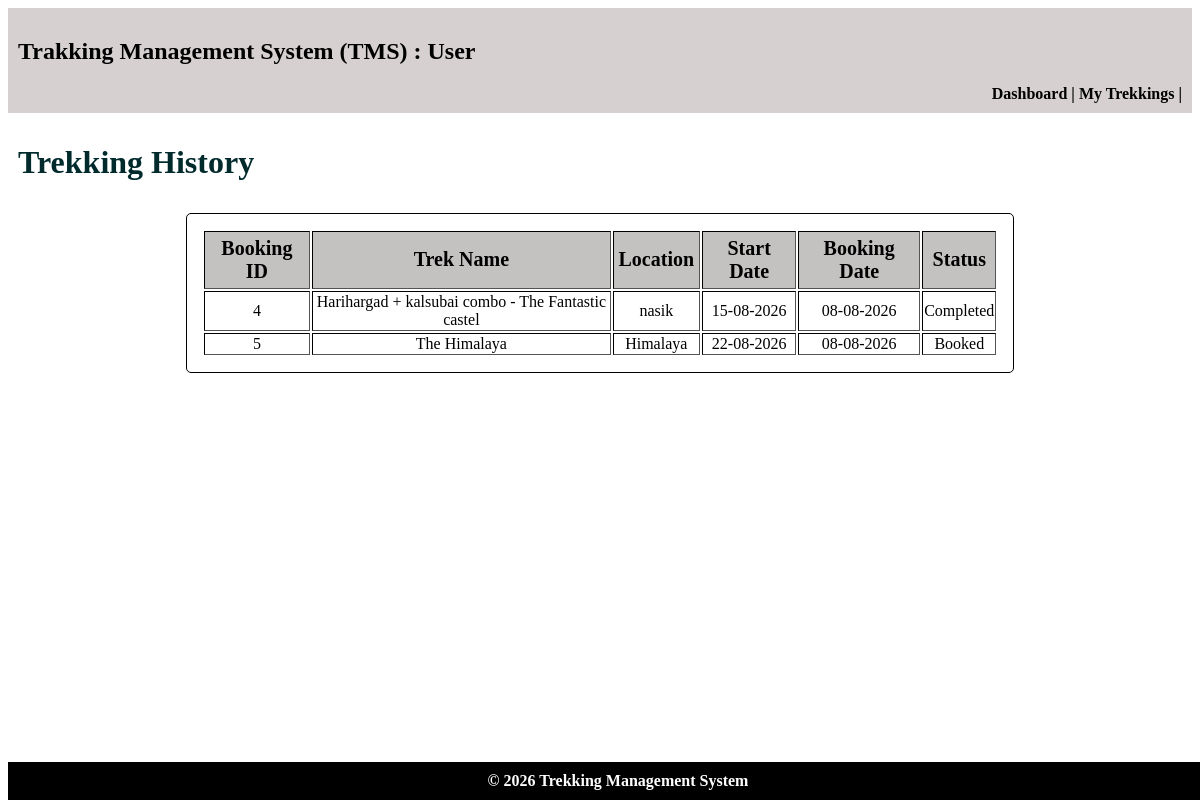
The page /user/history/6 on the database as committed earlier.
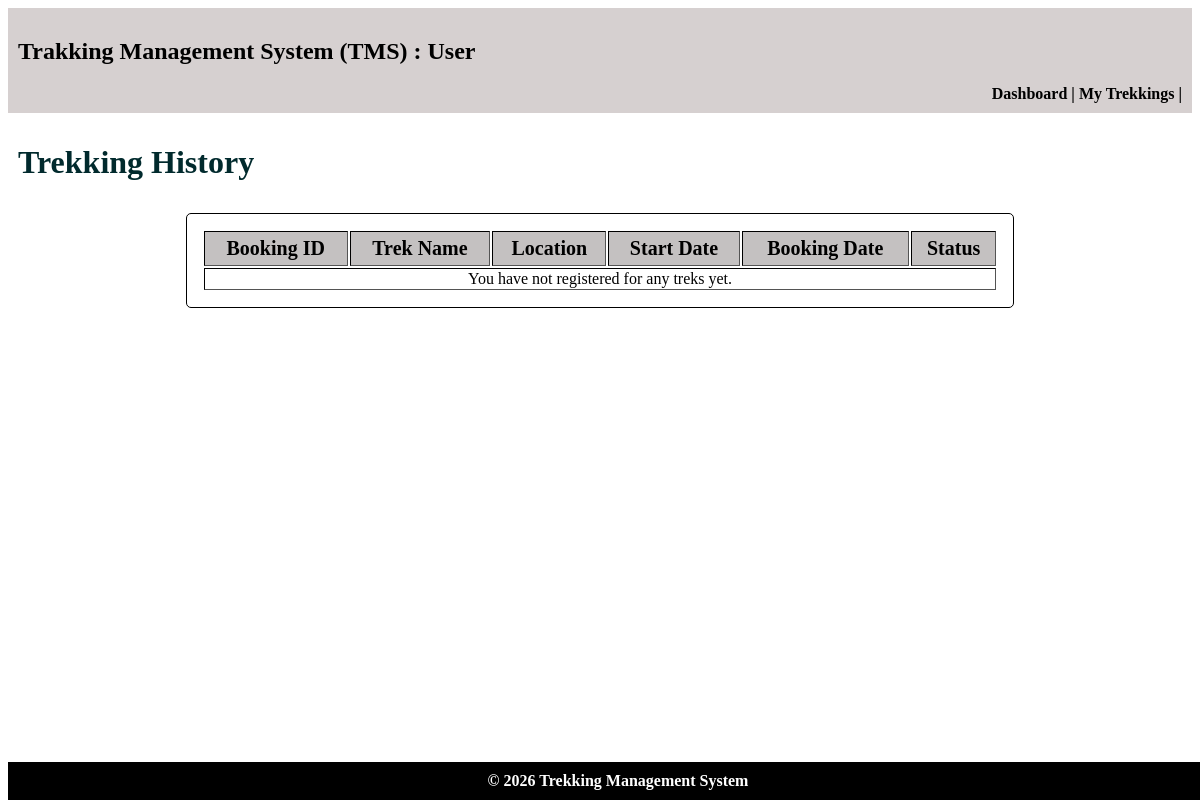
The same page on the database as committed later.
### models.py (models this page shows)
class Bookings(db.Model):
    __tablename__ = "bookings"
    booking_id = db.Column(db.Integer,primary_key=True)
    trekker_id = db.Column(db.Integer,db.ForeignKey("trekker_profiles.trekker_id"),nullable=False)
    trek_id = db.Column(db.Integer,db.ForeignKey("treks.trek_id"),nullable=False)
    booking_status = db.Column(db.Integer,nullable=False,default=0)     # 0 = Booked, 1 = Cancelled  2 = Completed
    booking_date = db.Column(db.Date,nullable=False)
    __table_args__ = (
        db.UniqueConstraint(
            "trekker_id",
            "trek_id",
            name="unique_trekker_trek"
        ),
    )

class Treks(db.Model):
    __tablename__ = "treks"
    trek_id = db.Column(db.Integer,primary_key=True)
    trek_name = db.Column(db.String, nullable=False)
    location = db.Column(db.String, nullable=False)
    duration_days = db.Column(db.Integer,nullable=False)
    total_slots = db.Column(db.Integer,nullable=False)
    avail_slots = db.Column(db.Integer,nullable=False)
    staff_id = db.Column(db.Integer,db.ForeignKey("staff_profiles.staff_id"),nullable=True)
    difficulty = db.Column(db.Integer,nullable=False, default=0)    # 0 = Easy, 1 = Moderate, 2 = Hard
    trek_status = db.Column(db.Integer,nullable=False,default=0)    # 0 = Pending, 1 = Approved, 2 = Open, 3 = Closed, 4 = Completed
    start_date = db.Column(db.Date,nullable=False)
    end_date = db.Column(db.Date, nullable=False)
    description = db.Column(db.String,nullable=False)
    bookings = db.relationship(
        "Bookings",
        cascade="all, delete",
        backref="treks"
    )

### controller.py (the view)
@app.route("/user/history/<int:user_id>")
def user_history(user_id):
    user = db.session.query(Users).filter(Users.id == user_id).first()
    if not user:
        return "User not found."
    trek_history = db.session.query(Bookings).filter(Bookings.trekker_id == user_id
    ).order_by(Bookings.booking_date.desc()).all()
    return render_template(
        "user_history.html",user=user,user_id=user_id,trek_history=trek_history)

### templates/user_history.html (shortened to what this page needs)
<!DOCTYPE html>
<html lang="en">
<head>
    <link rel="stylesheet" href="/static/main.css">
</head>
<body>
    <header>
        <h2>Trakking Management System (TMS) : User</h2>
        <nav>
            <a href="{{ url_for('user_dashboard', user_id=user_id) }}"> Dashboard </a>|
            <a href="{{ url_for('user_history', user_id=user_id) }}"> My Trekkings </a>|
        </nav>
    </header>
    <main>
        <h1>Trekking History</h1>
        <table class="normal" border="1">
            <tr><th>Booking ID</th> <th>Trek Name</th> <th>Location</th> <th>Start Date</th> <th>Booking Date</th> <th>Status</th></tr>
            {% for booking in trek_history %}
            <tr><td>{{ booking.booking_id }}</td>
                <td>{{ booking.treks.trek_name }}</td>
                <td>{{ booking.treks.location }}</td>
                <td>{{ booking.treks.start_date.strftime('%d-%m-%Y') }}</td>
                <td>{{ booking.booking_date.strftime('%d-%m-%Y') }}</td>
                <td>
                {% if booking.booking_status == 0 %}
                    Booked
                {% elif booking.booking_status == 1 %}
                    Cancelled
                {% elif booking.booking_status == 2 %}
                    Completed
                {% endif %}
                </td>
            </tr>
                    {% else %}
        <tr><td colspan="6">You have not registered for any treks yet.</td></tr>
        {% endfor %}
        </table>
    </main>
    <footer>© 2026 Trekking Management System</footer>
</body>
</html>

Rows that differ between the two databases and show on the page:
removed Bookings: booking_id "4", treks.trek_name "Harihargad + kalsubai combo - The Fantastic castel", treks.location "nasik", treks.start_date "15-08-2026", booking_date "08-08-2026", booking_status "Completed"
removed Bookings: booking_id "5", treks.trek_name "The Himalaya", treks.location "Himalaya", treks.start_date "22-08-2026", booking_date "08-08-2026", booking_status "Booked"
Other text that changed with them:
text now shown: "You have not registered for any treks yet."
